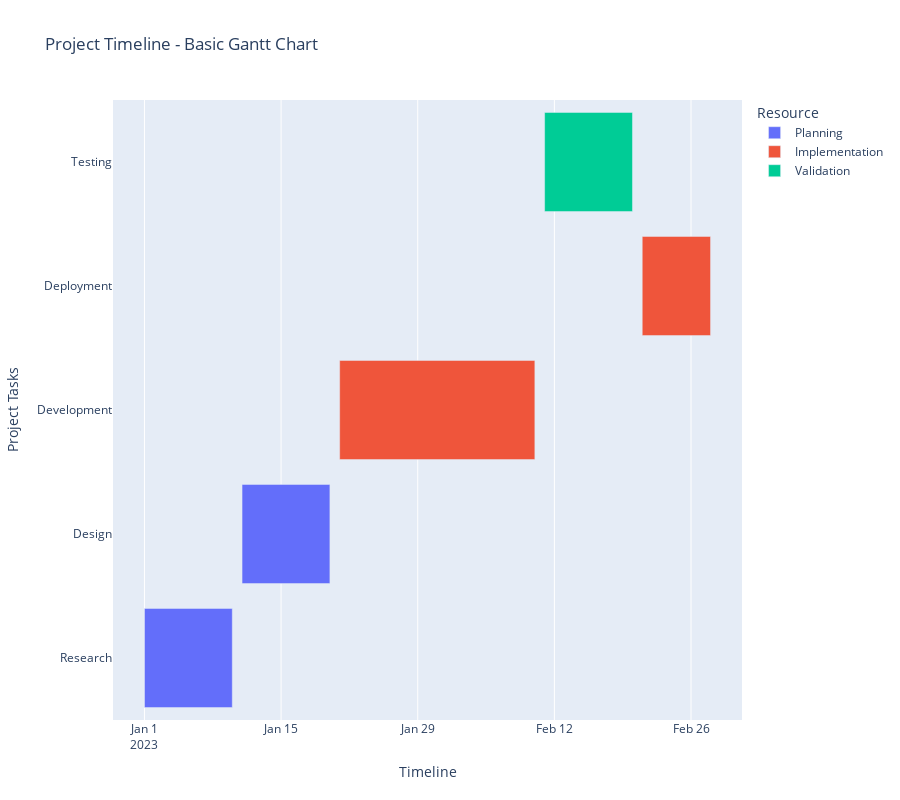

Notebook code for this chart:
### Markdown cell above
## Gantt Chart Example 2: Basic Project Timeline

### Code cell
# Create sample data
tasks = [
    dict(Task="Research", Start='2023-01-01', Finish='2023-01-10', Resource="Planning"),
    dict(Task="Design", Start='2023-01-11', Finish='2023-01-20', Resource="Planning"),
    dict(Task="Development", Start='2023-01-21', Finish='2023-02-10', Resource="Implementation"),
    dict(Task="Testing", Start='2023-02-11', Finish='2023-02-20', Resource="Validation"),
    dict(Task="Deployment", Start='2023-02-21', Finish='2023-02-28', Resource="Implementation")
]

df = pd.DataFrame(tasks)

# Create Gantt Chart
fig = px.timeline(
    df,
    x_start="Start",
    x_end="Finish",
    y="Task",
    color="Resource",
    title="Project Timeline - Basic Gantt Chart"
)

# Customize layout
fig.update_layout(
    xaxis_title="Timeline",
    yaxis_title="Project Tasks"
    ,height=800
)

fig.show()

### Figure 1 — Plotly figure (JSON) as saved in the notebook; plotly's stock layout.template omitted (floating-point values rounded to 4 significant figures)
{"data": [{"base": ["2023-01-01T00:00:00.000000000", "2023-01-11T00:00:00.000000000"], "hovertemplate": "Resource=Planning<br>Start=%{base}<br>Finish=%{x}<br>Task=%{y}<extra></extra>", "legendgroup": "Planning", "marker": {"color": "#636efa", "pattern": {"shape": ""}}, "name": "Planning", "orientation": "h", "showlegend": true, "textposition": "auto", "type": "bar", "x": [777600000, 777600000], "xaxis": "x", "y": ["Research", "Design"], "yaxis": "y"}, {"base": ["2023-01-21T00:00:00.000000000", "2023-02-21T00:00:00.000000000"], "hovertemplate": "Resource=Implementation<br>Start=%{base}<br>Finish=%{x}<br>Task=%{y}<extra></extra>", "legendgroup": "Implementation", "marker": {"color": "#EF553B", "pattern": {"shape": ""}}, "name": "Implementation", "orientation": "h", "showlegend": true, "textposition": "auto", "type": "bar", "x": [1728000000, 604800000], "xaxis": "x", "y": ["Development", "Deployment"], "yaxis": "y"}, {"base": ["2023-02-11T00:00:00.000000000"], "hovertemplate": "Resource=Validation<br>Start=%{base}<br>Finish=%{x}<br>Task=%{y}<extra></extra>", "legendgroup": "Validation", "marker": {"color": "#00cc96", "pattern": {"shape": ""}}, "name": "Validation", "orientation": "h", "showlegend": true, "textposition": "auto", "type": "bar", "x": [777600000], "xaxis": "x", "y": ["Testing"], "yaxis": "y"}], "layout": {"barmode": "overlay", "height": 800, "legend": {"title": {"text": "Resource"}, "tracegroupgap": 0}, "title": {"text": "Project Timeline - Basic Gantt Chart"}, "xaxis": {"anchor": "y", "domain": [0, 1], "title": {"text": "Timeline"}, "type": "date"}, "yaxis": {"anchor": "x", "domain": [0, 1], "title": {"text": "Project Tasks"}}}}
